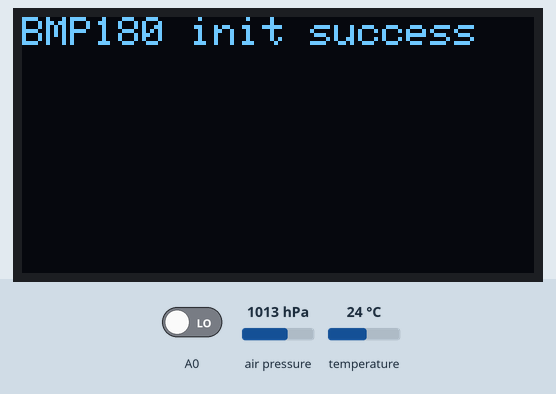
Bench run of a sketch on a simulated Arduino Uno, built with avr-gcc and run on an emulated ATmega328P. On the bench: 128×64 one-colour display. The inputs (shaded band) are chosen by the test bench; at power-on: A0 LOW, air pressure 1013 hPa, temperature 24 °C.

Above: at 0.06 s.
At 1.2 s:
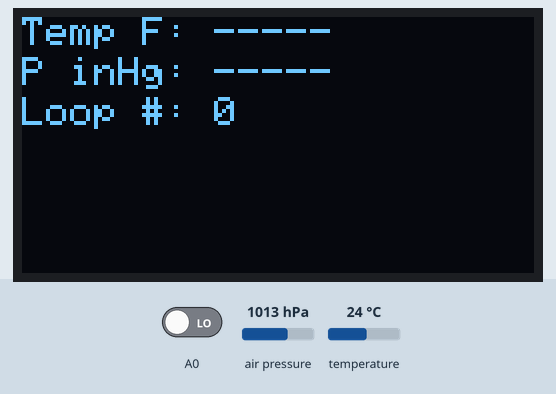
1.3 s: A0 driven HIGH
At 1.7 s:
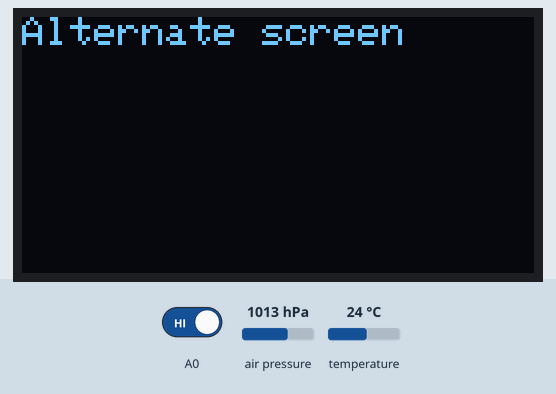
Timing chart, 0 to 4.3 s (numbered marks = the images above; inputs shaded):
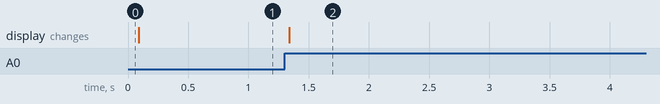

Measured:
- after the input at 1.3 s, the display: changes at once (image 2)

The sketch:

OLED_WX_test1_pcb.ino
```cpp
/*

Test sketch for use in bring-up of my Weather Station PCB.  This test
presumes the OLED and BMP180 temperature & barometric pressure sensor
have been verified to be working properly, and moves on next to test
the pushbutton switch and associated debounce circuitry. It uses the
OLED to display test status and results, and the push button can be used
to step through screens on the display.

Additional hardware connections for this test
- SW pin from PCB connects to pin A0 on the Arduino

*/

#include <SPI.h>
#include <SFE_BMP180.h>
#include <Wire.h>
#include <Adafruit_GFX.h>
#include <Adafruit_SSD1306.h>

// If using software SPI (the default case):
#define OLED_MOSI   9  // Data
#define OLED_CLK   10
#define OLED_DC    11
#define OLED_CS    12
#define OLED_RESET 13
Adafruit_SSD1306 display(OLED_MOSI, OLED_CLK, OLED_DC, OLED_RESET, OLED_CS);

#if (SSD1306_LCDHEIGHT != 64)
#error("Height incorrect, please fix Adafruit_SSD1306.h!");
#endif

// BMP180 is connectea via I2C so A4 (SDA) and A5 (SCL)
// You will need to create an SFE_BMP180 object, here called "pressure":
SFE_BMP180 pressure;

/*
 * Support a variety of screens and keep track of the one currently displayed
 */
#define SCREEN_MAIN   0
#define SCREEN_ALT    1
int currentScreen = SCREEN_MAIN;  /* Start with the main screen */
volatile boolean newScreen = false;

/* Control the timing of sampling the sensor(s) */
int sampleDelay = 5;           /* Interval at which temperature sensor is read (in seconds) */
unsigned long sampleDelayMs;   /* Sample delay interval as milliseconds (calculated) */
unsigned long prevSampleMs  = 0;  /* Timestamp for measuring elapsed sample time */
unsigned long numSamples = 0;  /* Number of overall sensor readings over capture interval */
double TempF, Pressure;
boolean tempError = true;      // Don't display temp/pressure until we've read the sensors
boolean pressureError = true;

void setup()
{
  // by default, we'll generate the high voltage from the 3.3v line internally! (neat!)
  display.begin(SSD1306_SWITCHCAPVCC);
  // init done

  display.clearDisplay();   // clears the screen and buffer
  display.setTextSize(1);
  display.setTextColor(WHITE);

  // Set-up our interrupts.  For this test it's just the one for the pushbutton
  initialize_interrupts();

  // Initialize the sensor (it is important to get calibration values stored on the device).
  if (pressure.begin()) {
    display.setCursor(0,0);
    display.println(F("BMP180 init success"));
    display.display();
  }
  else
  {
    // Oops, something went wrong, this is usually a connection problem,
    // see the comments at the top of this sketch for the proper connections.
    display.setCursor(0,0);
    display.println(F("BMP180 init failed!"));
    display.display();
    while(1); // Pause forever.
  }

  // Calculate sample timing
  sampleDelayMs  = sampleDelay * 1000L;         /* converts seconds to milliseconds */
}

void loop()
{
  unsigned long currentMillis = millis();    // Check current timer value

  /* See if it is time to read the sensors */
  if( (currentMillis - prevSampleMs) >= sampleDelayMs) {
    numSamples ++;  // Since we started at 0...

    // Read sensors.  Global variables will be updated as appropriate
    read_sensors();

    // Handle sample counter
    if(numSamples >= 9999) numSamples = 0;

    // Remember time of this sample
    prevSampleMs = currentMillis;
  }


  /* If we're supposed to move to a new screen do that */
  if(newScreen) {
    next_screen();
    newScreen = false;
  }
  display_screen();  // Sub-optimal.  Improve...
}

// Convenience utility called within setup() to initialize interrupt handling
void initialize_interrupts()
{
  /*
   * We're using pin A0 to read the push button so we need to configure the right
   * interrupt settings to enable a pin change interrupt on A0. Based on
   * http://playground.arduino.cc/Learning/Pins we see that A0 is on Port C
   * as PCINT8, with PCMSK of 0 within PCMSK1.  The '1' in the PCMKS1 value means
   * that we need to clear/enable interrupts and provide an interrupt service
   * routine on port/bank 1 overall.
   *
   * If you want to use a different pin then you'll need to figure out which
   * port/mask values to use here...
   */
  cli();                 // Disable interrupts while adjusting interrupt settings
  PCIFR  |= bit(PCIF1);  // Clear any pending interrupts on Port C (#1)
  PCICR  |= bit(PCIE1);  // Enable interrupts on port 1 (pins A0 -> A5 inclusive)
  PCMSK1 |= bit(PCINT8); // Enable interrupts just for pin A0 (which is also PCINT8)
  sei();                 // Re-enable interrupts now that we have everything set up
}

/*
 * We're using a pin change interrupt to read the 'next screen' button which means
 * the associated port interrupt service routine will be called here when that
 * button's value changes.  We therefore handle that as a 'next screen' button push.
 * To keep things simple and short here, we just set a flag that'll get handled
 * in the main loop.
 */
ISR(PCINT1_vect)
{
  /*
   * If pin A0 is now HIGH then button was pushed.  If LOW the button was released.
   */
   if(digitalRead(A0)==HIGH) newScreen = true;
}

void read_sensors()
{
  char status;

  // If you want to measure altitude, and not pressure, you will instead need
  // to provide a known baseline pressure. This is shown at the end of the sketch.

  // You must first get a temperature measurement to perform a pressure reading.

  // Start a temperature measurement:
  // If request is successful, the number of ms to wait is returned.
  // If request is unsuccessful, 0 is returned.
  status = pressure.startTemperature();
  if (status != 0)
  {
    // Wait for the measurement to complete:
    delay(status);

    // Retrieve the completed temperature measurement:
    // Note that the measurement is stored in the variable T.
    // Function returns 1 if successful, 0 if failure.

    status = pressure.getTemperature(TempF);
    if (status != 0)
    {
      tempError = false;

      // Start a pressure measurement:
      // The parameter is the oversampling setting, from 0 to 3 (highest res, longest wait).
      // If request is successful, the number of ms to wait is returned.
      // If request is unsuccessful, 0 is returned.
      status = pressure.startPressure(3);
      if (status != 0)
      {
        // Wait for the measurement to complete:
        delay(status);

        // Retrieve the completed pressure measurement:
        // Note that the measurement is stored in the variable P.
        // Note also that the function requires the previous temperature measurement (T).
        // (If temperature is stable, you can do one temperature measurement for a number of pressure measurements.)
        // Function returns 1 if successful, 0 if failure.
        status = pressure.getPressure(Pressure,TempF);
        if (status != 0) {
          pressureError = false;
        }
        else {
          pressureError = true;
        }
      }
      else {
        pressureError = true;
      }
    }
    else {
      tempError = true;
    }
  }
  else {
      tempError = true;
  }
}

/*
 * Utility function called to determine the next screen. Logic about screen
 * transitions gets implemented here. The actual display transition gets handled
 * separately.
 */
void next_screen()
{
  int nextScreen;

  switch(currentScreen) {
    case SCREEN_MAIN:
      nextScreen = SCREEN_ALT;
      break;
    case SCREEN_ALT:
      nextScreen = SCREEN_MAIN;
      break;
  }

  // If there's any housekeeping based on actual current screen do it before
  // you get here
  currentScreen = nextScreen;
}

/* Display the current screen */
void display_screen()
{
    switch(currentScreen) {
      case SCREEN_MAIN:
        main_screen();
        break;
      case SCREEN_ALT:
        alt_screen();
        break;
    }
}

void main_screen()
{
  // OLED layout
  // Line 1: Temperature reading (or indication of error)
  // Line 2: Pressure reading (or indication of error)
  // Line 3: Loop counter, rolls over at 9999
  //
  // Start with a clear OLED display
  display.clearDisplay();

  // Display temperature on OLED on line 1
  display.setCursor(0,0);
  display.print(F("Temp F: "));
  if(tempError) {
    display.println("-----");
  }
  else {
    display.println(((9.0/5.0) *TempF + 32.0),2);
  }

  // Display pressure on line 2 of the OLED
  display.setCursor(0,10);
  display.print(F("P inHg: "));
  if(pressureError) {
    display.println(F("-----"));
  }
  else {
    display.println((Pressure * 0.0295333727),2);
  }

  // Display our loop counter
  display.setCursor(0,20);
  display.print(F("Loop #: "));
  display.println(numSamples);
  display.display();
}

void alt_screen()
{
  display.clearDisplay();
  display.setCursor(0,0);
  display.println(F("Alternate screen"));
  display.display();
}
```
